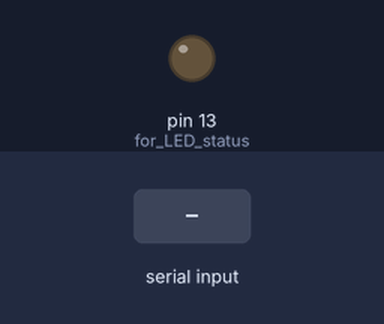
This sketch was run on a simulated Arduino Uno, built with avr-gcc and run on an emulated ATmega328P. Parts: output pins drawn as LEDs (lit = HIGH). Inputs (shaded band) come from the test bench.

Above: at 4.4 s.
4.5 s: "1" received over the second serial link
At 5.1 s:
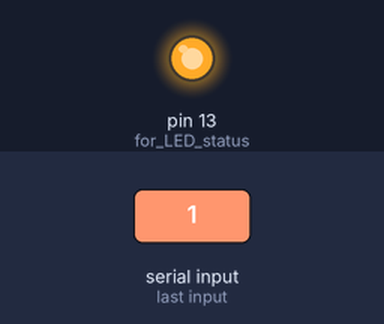
Timing chart, 0 to 7.5 s (numbered marks = the images above; inputs shaded):
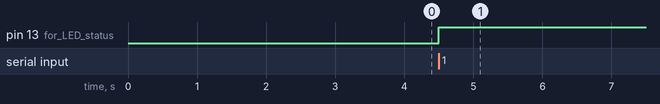

Measured:
- after the input at 4.5 s, pin 13 (for_LED_status): LOW → HIGH at once

The sketch:

Bluetooth.ino
```cpp
/**
 * Simple routine that performs the following:
 *  1. Configures the software UART on pins 10 and 11 (RX,TX)
 *  2. Increments a 32-bit variable every 500ms
 *  4. If it receives a '1' character from bluetooth, it toggles an LED
 *
 *  @author Jordan Olive
 */

#include <SoftwareSerial.h> // use the software uart
SoftwareSerial bluetooth(10, 11); // Set RX and TX here

unsigned long previousMillis = 0;        // will store last time
const long interval = 500;           // interval at which to delay
static uint32_t tmp; // increment this

void setup() {
  pinMode(13, OUTPUT); // for LED status
  bluetooth.begin(9600); // start the bluetooth uart at 9600 which is its default
  delay(200); // wait for voltage stabilize
  bluetooth.print("AT+NAMEmcuhq.com"); // place your name in here to configure the bluetooth name.
                                       // will require reboot for settings to take affect.
  delay(3000); // wait for settings to take affect.
}

void loop() {
  //bluetooth control here
  if (bluetooth.available()) {
     // check if anything in UART buffer
    if(bluetooth.read() == '1'){ // did we receive this character?
       digitalWrite(13,!digitalRead(13)); // if so, toggle the onboard LED
    }
  }
  //timer
  unsigned long currentMillis = millis();
  if (currentMillis - previousMillis >= interval) {
    previousMillis = currentMillis;
    bluetooth.print(tmp++); // print this to bluetooth module
  }

}
```
